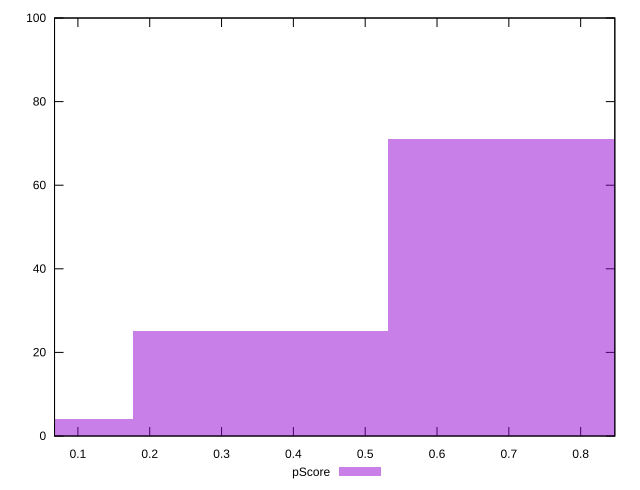

Here is the gnuplot script that generated this plot:
reset

$pScore <<EOF
0.35447995741280697 25
0.7089599148256139 71
0 4
EOF

set key outside below
set boxwidth 0.35447995741280697
set xrange [0.06745788003863346:0.8475660105496485]
set yrange [0:100]
set trange [0:100]
set style fill transparent solid 0.5 noborder
set terminal svg size 640, 490 enhanced background rgb 'white'
set output "reprap/first-meaningful-paint/samples/pages/pScore/histogram.svg"

plot $pScore title "pScore" with boxes

reset
